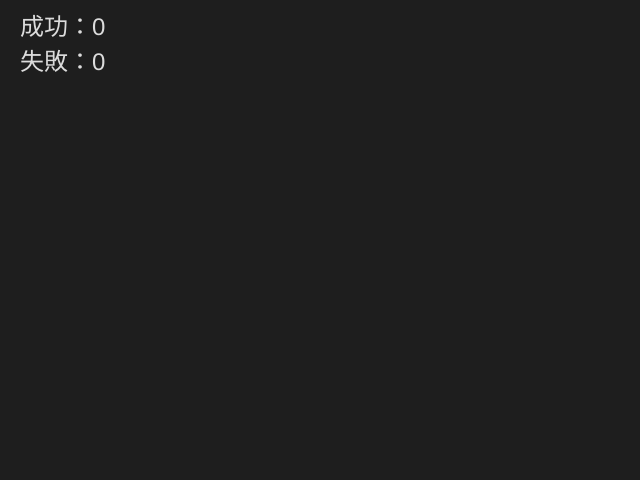
Frame 1 (no input)
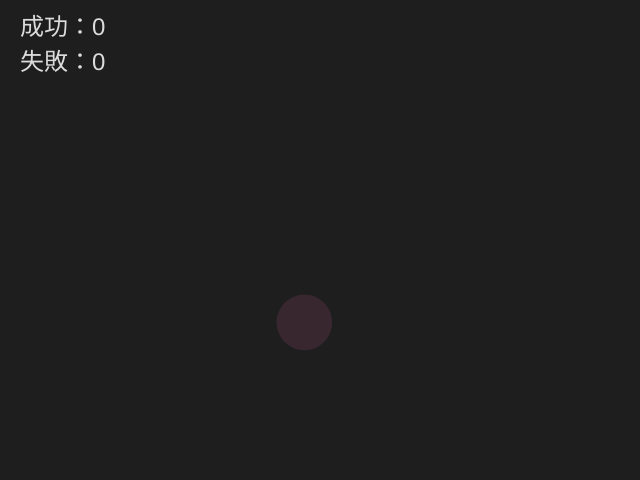
Frame 60 (no input)
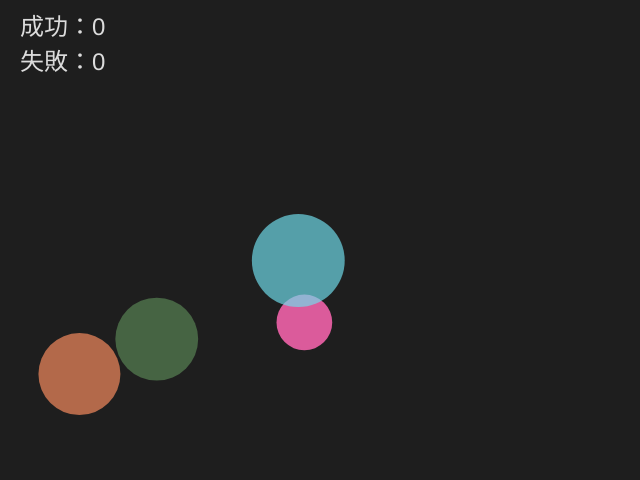
Frame 120 (the mouse pressed at the canvas centre since frame 60)

The p5.js sketch that drew these frames (run headless with seeded random() and noise() and a simulated clock; from frame 60 on, the mouse is pressed at the canvas centre):

// p5.js sketch
// ── sketch.js
// TODO:
//   (1) ターゲットをクリックできているかどうかの判定をする。(TODO (A) 参照)
//       ※1 度のクリックでは 1 つのターゲットしか消せないものとする。
//   (2) ターゲットをクリックできた時に成功カウントを増やし、クリックできずに消滅してしまった場合に失敗カウントを増やす。
let successCount = 0;
let missCount = 0;

// ターゲット情報
//   x: 中心 X 座標
//   y: 中心 Y 座標
//   r: 色 (R)
//   g: 色 (G)
//   b: 色 (B)
//   size: 直径
//   ageFrames: 生存フレームカウント (マイナスの時は未登場)
//   deathFrames: 寿命フレーム
let targets = [{}, {}, {}, {}];

// setup() は全体の初期化処理を行うための関数 (p5.js から自動的に呼び出される)
// draw() の前に 1 度だけ実行される
function setup() {
  createCanvas(640, 480);

  // ターゲットの初期化
  for (let i = 0; i < targets.length; i++) {
    resetTarget(targets[i]);
  }
}

// draw() は毎フレームの処理を行うための関数 (p5.js から自動的に呼び出される)
// デフォルトでは 1 秒間に約 60 回実行される
function draw() {
  background(30, 30, 30);

  for (let i = 0; i < targets.length; i++) {
    updateTarget(targets[i]);
    drawTarget(targets[i]);
  }

  drawResult();
}

// ターゲット 1 つの更新
function updateTarget(target) {
  target.ageFrames++;
  if (target.ageFrames < 0) {
    return;
  }

  if (target.ageFrames >= target.deathFrames) {
    resetTarget(target);
    missCount++;
  }
}

// ターゲットのパラメータをリセットする
function resetTarget(target) {
  // random(min, max) は p5.js の関数で「min 以上 max 未満」の数値を返す
  target.size = random(40, 100);
  target.x = random(target.size / 2, width - target.size / 2);
  target.y = random(target.size / 2, height - target.size / 2);
  target.r = random(80, 255);
  target.g = random(80, 255);
  target.b = random(80, 255);
  target.ageFrames = random(-120, -30); // 初期フレームカウント (ageFrames がマイナスの間は表示されないので次回登場までの猶予になる)
  target.deathFrames = random(120, 240);  // 消滅までのフレーム数
}

// マウスが押された時に p5.js から自動的に呼び出される
function mousePressed() {
  for (let i = 0; i < targets.length; i++) {
    // TODO (A): ターゲットとの当たり判定を行い、当たっている場合に必要な処理を書く
    if (isHitTarget(targets[i])) {
      successCount++;
      resetTarget(targets[i]);
      break;
    }
  }
}

// クリックされた位置がターゲットの内側か
function isHitTarget(target) {
  if (target.ageFrames < 0) { // まだ出現していない
    return false;
  }

  const distanceX = mouseX - target.x;
  const distanceY = mouseY - target.y;
  const distance = Math.sqrt(Math.pow(distanceX, 2) + Math.pow(distanceY, 2));
  return distance < target.size / 2;
}

// ターゲット 1 つの描画
function drawTarget(target) {
  if (target.ageFrames < 0) {
    return;
  }

  // 登場時と退場時はフェード
  const fadeFrames = 60;
  const fadeIn = Math.min(target.ageFrames / fadeFrames, 1);
  const fadeOut = Math.min((target.deathFrames - target.ageFrames) / fadeFrames, 1);
  const alpha = Math.min(fadeIn, fadeOut) * 255;

  noStroke();
  fill(target.r, target.g, target.b, alpha);
  circle(target.x, target.y, target.size);
}

// リザルトの描画
function drawResult() {
  fill(220, 220, 220);
  textSize(24);
  text('成功：' + successCount, 20, 35);
  text('失敗：' + missCount, 20, 70);
}
